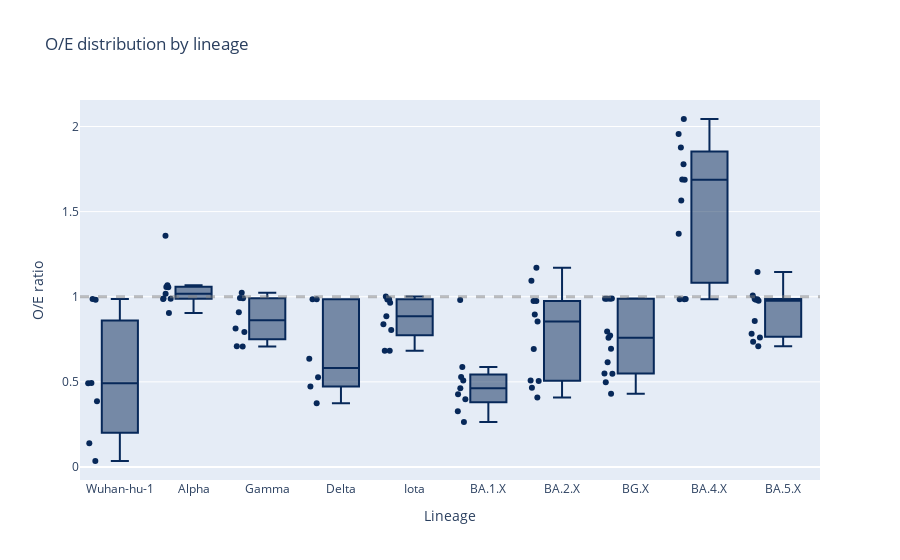

Notebook code cell kept with this figure:
### Code cell
fig = go.Figure()
lineages = ["Wuhan-hu-1", "Alpha", "Gamma", "Delta", "Iota", "BA.1.X", "BA.2.X", "BG.X", "BA.4.X", "BA.5.X"]
df["O/E"] = df["percent_of_expected"] / 100
for lineage in lineages:
    fig.add_trace(
        go.Box(
            y=df.loc[df["lineages"]==lineage, "O/E"], 
            name=lineage,
            showlegend=False,
            marker_color='rgb(7,40,89)',
            line_color='rgb(7,40,89)',
            boxpoints="all",
        ),
    )
fig.update_layout(title_text="O/E distribution by lineage", yaxis_title="O/E ratio", xaxis_title="Lineage")
fig.add_hline(y=1, line_width=3, line_dash="dash", line_color="grey", opacity=0.5)
fig

### Figure 1 — Plotly figure (JSON) as saved in the notebook; plotly's stock layout.template omitted (floating-point values rounded to 4 significant figures)
{"data": [{"boxpoints": "all", "line": {"color": "rgb(7,40,89)"}, "marker": {"color": "rgb(7,40,89)"}, "name": "Wuhan-hu-1", "showlegend": false, "type": "box", "y": [0.4921, 0.9827, 0.4928, 0.9869, 0.03506, 0.1397, 0.3859]}, {"boxpoints": "all", "line": {"color": "rgb(7,40,89)"}, "marker": {"color": "rgb(7,40,89)"}, "name": "Alpha", "showlegend": false, "type": "box", "y": [1.068, 1.018, 0.9861, 1.056, 1.057, 0.9879, 0.989, 1.359, 0.904]}, {"boxpoints": "all", "line": {"color": "rgb(7,40,89)"}, "marker": {"color": "rgb(7,40,89)"}, "name": "Gamma", "showlegend": false, "type": "box", "y": [0.8137, 0.7925, 0.7075, 0.909, 1.023, 0.7085, 0.9922, 0.9912]}, {"boxpoints": "all", "line": {"color": "rgb(7,40,89)"}, "marker": {"color": "rgb(7,40,89)"}, "name": "Delta", "showlegend": false, "type": "box", "y": [0.5268, 0.4728, 0.3749, 0.6364, 0.9848, 0.9847]}, {"boxpoints": "all", "line": {"color": "rgb(7,40,89)"}, "marker": {"color": "rgb(7,40,89)"}, "name": "Iota", "showlegend": false, "type": "box", "y": [0.8856, 0.8378, 0.6831, 0.9647, 0.8044, 1.002, 0.6827, 0.9856, 0.9843]}, {"boxpoints": "all", "line": {"color": "rgb(7,40,89)"}, "marker": {"color": "rgb(7,40,89)"}, "name": "BA.1.X", "showlegend": false, "type": "box", "y": [0.4618, 0.4265, 0.2637, 0.3981, 0.3266, 0.5078, 0.9806, 0.5877, 0.5278]}, {"boxpoints": "all", "line": {"color": "rgb(7,40,89)"}, "marker": {"color": "rgb(7,40,89)"}, "name": "BA.2.X", "showlegend": false, "type": "box", "y": [0.5086, 0.8956, 0.4651, 1.171, 1.094, 0.8539, 0.9746, 0.9743, 0.5048, 0.6931, 0.4086]}, {"boxpoints": "all", "line": {"color": "rgb(7,40,89)"}, "marker": {"color": "rgb(7,40,89)"}, "name": "BG.X", "showlegend": false, "type": "box", "y": [0.5496, 0.695, 0.4307, 0.7585, 0.5479, 0.4974, 0.7959, 0.7716, 0.6159, 0.9889, 0.9886, 0.9885, 0.9884]}, {"boxpoints": "all", "line": {"color": "rgb(7,40,89)"}, "marker": {"color": "rgb(7,40,89)"}, "name": "BA.4.X", "showlegend": false, "type": "box", "y": [2.044, 1.778, 1.566, 1.688, 1.877, 1.688, 1.371, 1.956, 0.9858, 0.9859, 0.9861]}, {"boxpoints": "all", "line": {"color": "rgb(7,40,89)"}, "marker": {"color": "rgb(7,40,89)"}, "name": "BA.5.X", "showlegend": false, "type": "box", "y": [0.7822, 0.7089, 0.7359, 0.7599, 1.145, 1.007, 0.9829, 0.8575, 0.9767, 0.9848, 0.9873]}], "layout": {"shapes": [{"line": {"color": "grey", "dash": "dash", "width": 3}, "opacity": 0.5, "type": "line", "x0": 0, "x1": 1, "xref": "x domain", "y0": 1, "y1": 1, "yref": "y"}], "title": {"text": "O/E distribution by lineage"}, "xaxis": {"title": {"text": "Lineage"}}, "yaxis": {"title": {"text": "O/E ratio"}}}}
